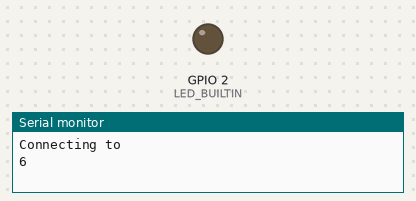
Simulated run of this sketch. Board: ESP32. On the bench: output pins drawn as LEDs (lit = HIGH), the last lines printed to the serial monitor. WiFi joins after 1.5 s; servers stay silent unless stated; not simulated (calls return 0 or success): secrets.h.

Above: at 0.6 s.
At 2.1 s:
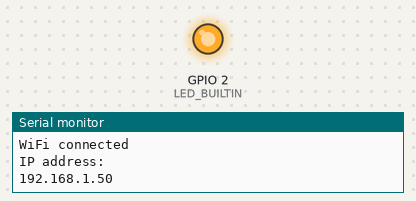
Timing chart, 0 to 3.6 s (numbered marks = the images above):
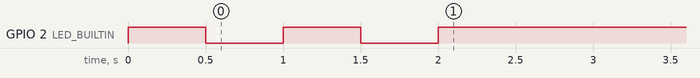

The sketch:

internet-radio.ino
```cpp
#include <WiFi.h>
#include "secrets.h"
#define LED_BUILTIN 2

const char* ssid = ACTUAL_SSID;
const char* password = ACTUAL_PASSWORD;

void setup() {
  Serial.begin(115200);
  pinMode(LED_BUILTIN, OUTPUT);


  Serial.println();
  Serial.print("Connecting to ");
  Serial.println(ssid);
  WiFi.begin(ssid, password);

  int attempts = 0;
  while (WiFi.status() != WL_CONNECTED) {
    Serial.println(WiFi.status());
    digitalWrite(LED_BUILTIN, HIGH);
    delay(500);
    digitalWrite(LED_BUILTIN, LOW);
    delay(500);
    Serial.print(".");
    attempts++;
    if (attempts > 20) {
      Serial.println("Connection failed. Check your credentials or network.");
      break;
    }
  }

  if (WiFi.status() == WL_CONNECTED) {
    Serial.println("");
    Serial.println("WiFi connected");
    digitalWrite(LED_BUILTIN, HIGH);
    Serial.println("IP address: ");
    Serial.println(WiFi.localIP());
  }
}

void loop() {

}
```
